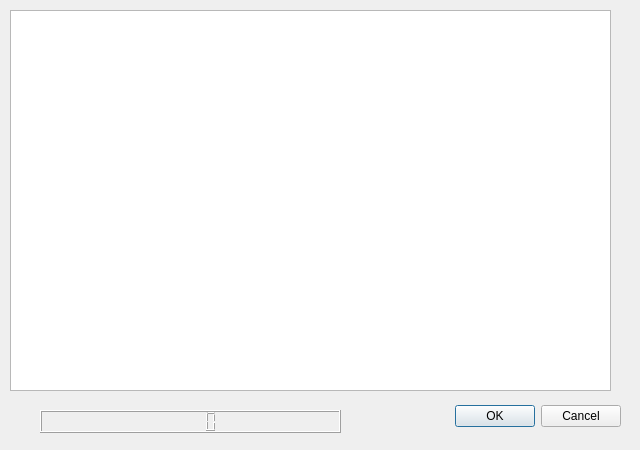
<?xml version="1.0" encoding="UTF-8"?>
<ui version="4.0">
 <class>Dialog</class>
 <widget class="QDialog" name="Dialog">
  <property name="geometry">
   <rect>
    <x>0</x>
    <y>0</y>
    <width>640</width>
    <height>450</height>
   </rect>
  </property>
  <property name="windowTitle">
   <string>Dialog</string>
  </property>
  <widget class="QDialogButtonBox" name="buttonBox">
   <property name="geometry">
    <rect>
     <x>280</x>
     <y>400</y>
     <width>341</width>
     <height>32</height>
    </rect>
   </property>
   <property name="orientation">
    <enum>Qt::Horizontal</enum>
   </property>
   <property name="standardButtons">
    <set>QDialogButtonBox::Cancel|QDialogButtonBox::Ok</set>
   </property>
  </widget>
  <widget class="QGraphicsView" name="graphicsView">
   <property name="geometry">
    <rect>
     <x>10</x>
     <y>10</y>
     <width>601</width>
     <height>381</height>
    </rect>
   </property>
  </widget>
  <widget class="QLCDNumber" name="lcdNumber">
   <property name="geometry">
    <rect>
     <x>40</x>
     <y>410</y>
     <width>301</width>
     <height>23</height>
    </rect>
   </property>
  </widget>
 </widget>
 <resources/>
 <connections>
  <connection>
   <sender>buttonBox</sender>
   <signal>accepted()</signal>
   <receiver>Dialog</receiver>
   <slot>accept()</slot>
   <hints>
    <hint type="sourcelabel">
     <x>248</x>
     <y>254</y>
    </hint>
    <hint type="destinationlabel">
     <x>157</x>
     <y>274</y>
    </hint>
   </hints>
  </connection>
  <connection>
   <sender>buttonBox</sender>
   <signal>rejected()</signal>
   <receiver>Dialog</receiver>
   <slot>reject()</slot>
   <hints>
    <hint type="sourcelabel">
     <x>316</x>
     <y>260</y>
    </hint>
    <hint type="destinationlabel">
     <x>286</x>
     <y>274</y>
    </hint>
   </hints>
  </connection>
 </connections>
</ui>
